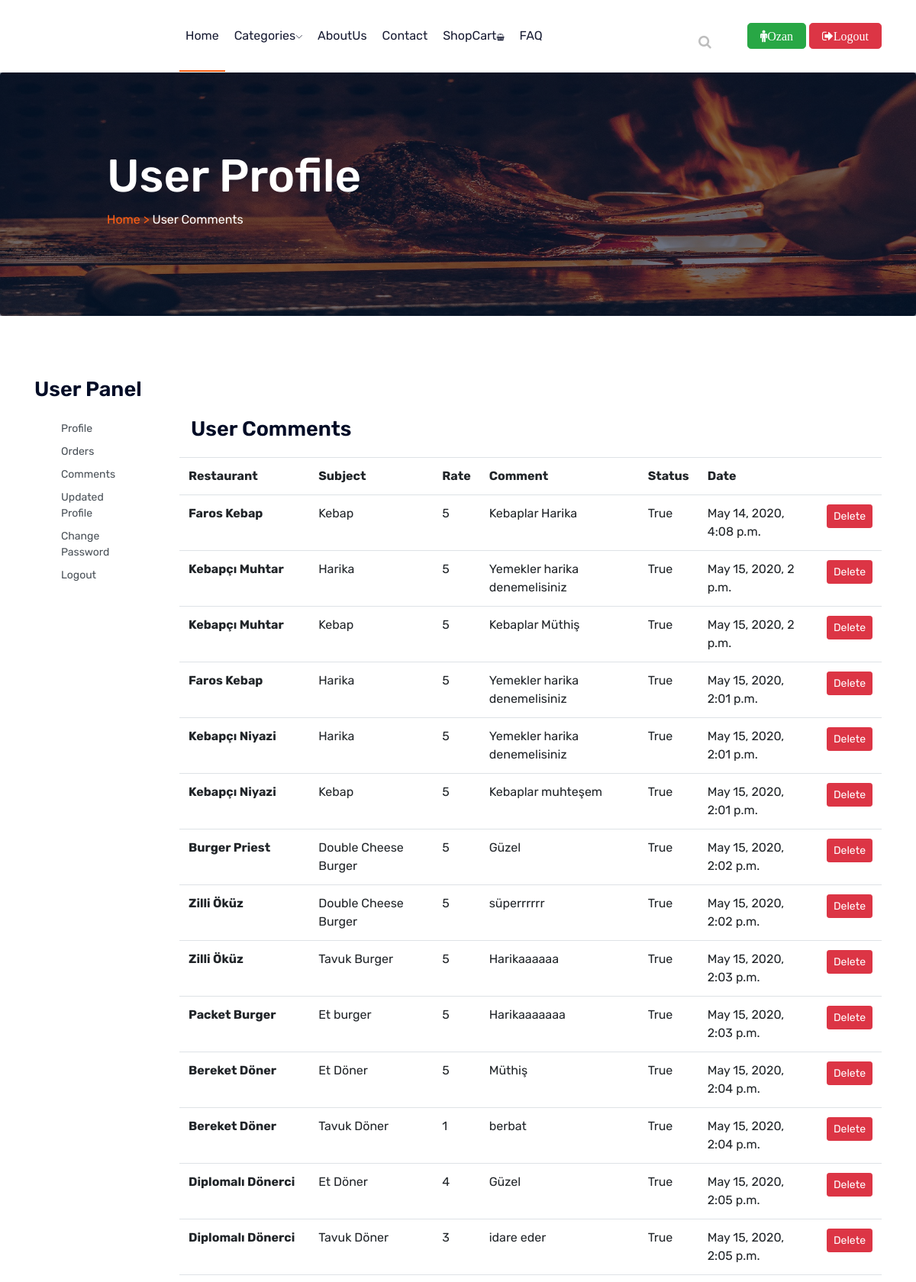
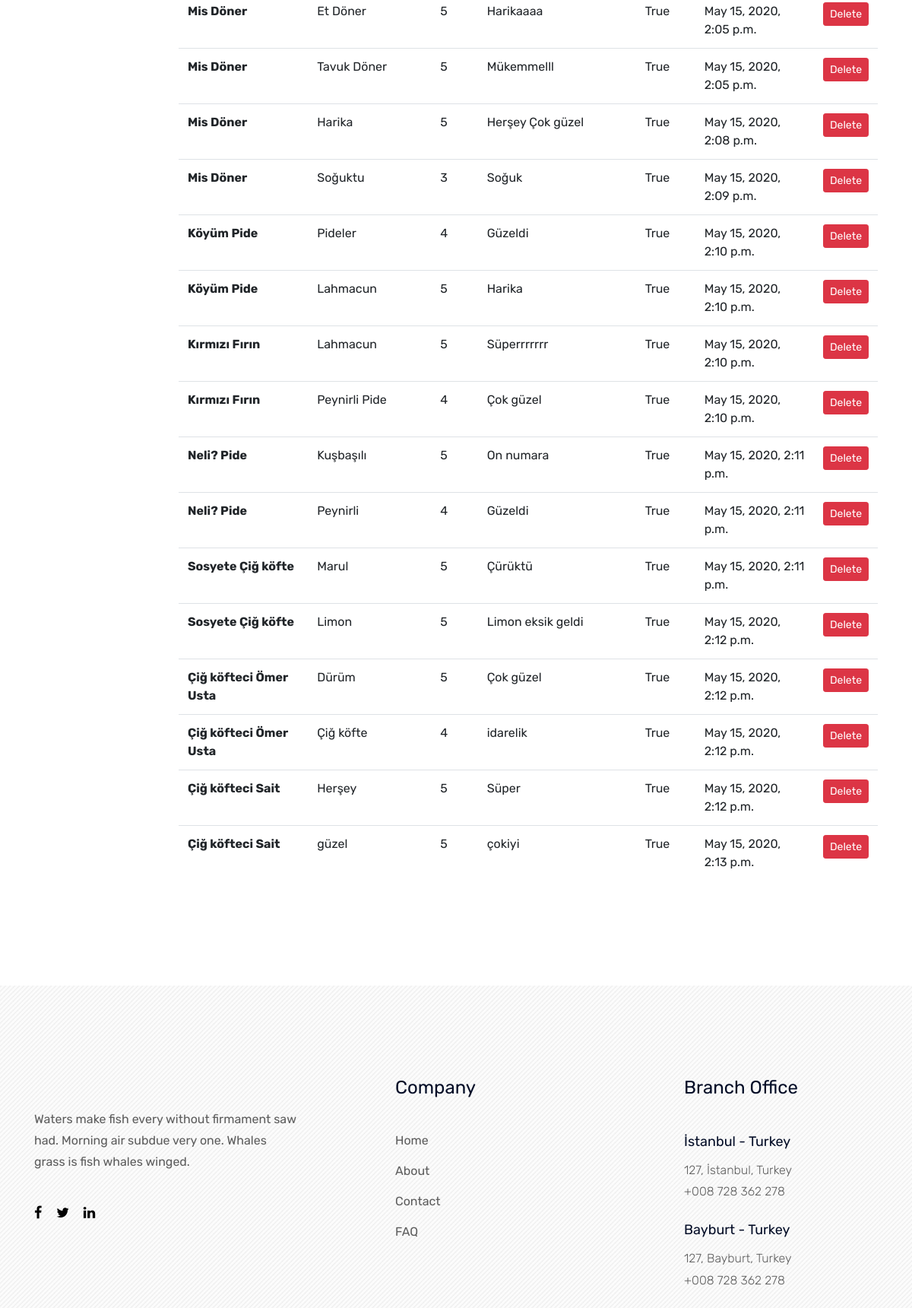
/user/comments/ (signed in, upper part), run on the app's committed database (2 pictures, top to bottom).
### restaurant/models.py (models this page shows, shortened)
class Comment(models.Model):
    STATUS = (
        ('New', 'Yeni'),
        ('True','Evet'),
        ('False','Hayır'),
    )
    restaurant = models.ForeignKey(Restaurant, on_delete=models.CASCADE)
    user=models.ForeignKey(User,on_delete=models.CASCADE)
    subject = models.CharField(max_length=50,blank=True)
    comment = models.TextField(max_length=200,blank=True)
    rate = models.IntegerField(blank=True)
    status= models.CharField(max_length=10,choices=STATUS,default='New')
    ip = models.CharField(blank=True,max_length=20)
    created_at = models.DateTimeField(auto_now_add=True)
    updated_at = models.DateTimeField(auto_now_add=True)

class Restaurant(models.Model):
    STATUS = (
        ('True','Evet'),
        ('False','Hayır'),
    )
    category = models.ForeignKey(Category, on_delete=models.CASCADE)
    title = models.CharField(max_length=100)
    description = models.CharField(max_length=255)
    keywords = models.CharField(max_length=255)
    image = models.ImageField(blank=True, upload_to='images/')
    status = models.CharField(max_length=10, choices=STATUS)
    detail =RichTextUploadingField()
    created_at = models.DateTimeField(auto_now_add=True)
    updated_at = models.DateTimeField(auto_now_add=True)
    def __str__(self):
        return self.title
    def image_tag(self):
        return mark_safe('<img src="{}" height="50"/>'.format(self.image.url))
    image_tag.short_description = 'Image'

### user/views.py (the view)
# urls.py: path('comments/', views.comments, name='comments'),
@login_required(login_url='/login') #check login
def comments(request):
    category = Category.objects.all()
    current_user = request.user  # access user info
    comment = Comment.objects.filter(user_id=current_user.id)
    context = {
        'category': category,
        'comment': comment,
    }
    return render(request, 'user_comments.html', context)

### user/templates/user_comments.html (shortened to what this page needs)
{% extends "homebase.html" %}
{% block content %}
    <section class="breadcrumb breadcrumb_bg banner-bg-1 overlay2 ptb200">
        <div class="container">
            <div class="row">
                <div class="col-lg-7 offset-lg-1">
                    <div class="breadcrumb_iner">
                        <div class="breadcrumb_iner_item">
                            <h2>User Profile</h2>
                            <p> <a href="/">Home ></a> User Comments</p>
                        </div>
                    </div>
                </div>
            </div>
        </div>
    </section>
    <section class="contact-section">
        <div class="container">
            <div class="d-none d-sm-block mb-5 pb-4">
                <div class="row">
                    <div class="col-12">
                        <h2 class="contact-title">User Panel</h2>
                    </div>
                    <div class="col-lg-2">
                        {% include "user_panel.html" %}
                    </div>
                    <div class="col-lg-10">
                        <div class="col-12">
                            <h2 class="contact-title">User Comments</h2>
                        </div>
                        <table class="table">
                            <tr>
                                <th>Restaurant</th>
                                <th>Subject</th>
                                <th>Rate</th>
                                <th>Comment</th>
                                <th>Status</th>
                                <th>Date</th>
                                <th></th>
                            </tr>
                            {% for rs in comment %}
                                <tr>
                                    <td><strong>{{ rs.restaurant }}</strong></td>
                                    <td>{{ rs.subject }}</td>
                                    <td>{{ rs.rate }}</td>
                                    <td>{{ rs.comment }}</td>
                                    <td>{{ rs.status }}</td>
                                    <td>{{ rs.created_at }}</td>
                                    <td><a href="/user/deletecomment/{{ rs.id }}" class="btn btn-sm btn-danger" onclick="return confirm('Are you sure!!')">Delete</a> </td>
                                </tr>
                            {% endfor %}
                        </table>
                    </div>
                </div>
            </div>
    </section>
{% endblock %}

### home/templates/header.html (shortened to what this page needs)
{% load static %}
<link rel="stylesheet" href="https://ajax.googleapis.com/ajax/libs/jqueryui/1.11.4/themes/smoothness/jquery-ui.css">
<header>
    <div class="header-area ">
        <div id="sticky-header" class="main-header-area white-bg">
            <div class="container">
                <div class="row align-items-center">
                    <div class="col-xl-2 col-lg-2">
                        <div class="logo-img">
                        </div>
                    </div>
                    <div class="col-xl-7 col-lg-7">
                        <div class="main-menu d-none d-lg-block">
                            <nav>
                                <ul id="navigation">
                                    <li><a class="active" href="/">Home</a></li>
                                    <li><a href="#">Categories<i class="ti-angle-down"></i></a>
                                        {% load mptt_tags %}
                                    </li>
                                    <li><a href="/aboutus">AboutUs</a></li>
                                    <li><a href="/contact">Contact</a></li>
                                    <li><a href="/shopcart/">ShopCart<i class="fa fa-sm fa-shopping-basket"></i>
                                        </a></li>
                                    <li><a href="/faq">FAQ</a></li>
                                </ul>
                            </nav>
                        </div>
                    </div>
                    <div class="col-xl-3 col-lg-3">
                        <div class="quote-area">
                            <div class="search-bar">
                                <a id="search_1" href="javascript:void(0)"><i class="fa fa-search"></i></a>
                            </div>
                            {% if user.id is not None %}
                                <div class="get-quote d-none d-lg-block">
                                    <a  class="btn fa fa-male btn-success btn-lg" href="/user_profile">{{user.first_name}}</a>
                                    <a  class="btn btn-danger fa fa-sign-out btn-lg" href="/logout/">Logout</a>
                                </div>
                            {% else %}
                                <div class="get-quote d-none d-lg-block">
                                    <a class="btn btn-success"  href="/login/">Login</a>
                                    <a class="btn btn-primary"  href="/join/">JoinUs</a>
                                </div>
                            {% endif %}
                        </div>
                    </div>
                    <div class="col-12">
                    </div>
                </div>
            </div>
        </div>
    </div>
</header>

### user/templates/user_comments.html (style rules this page uses)
.banner-bg-1 { background-image: url("../../uploads/images/banner.jpg"); }

### data on the page
Comment: restaurant "Faros Kebap", subject "Kebap", rate "5", comment "Kebaplar Harika", status "True", created_at "May 14, 2020, 4:08 p.m."
Comment: restaurant "Kebapçı Muhtar", subject "Harika", rate "5", comment "Yemekler harika denemelisiniz", status "True", created_at "May 15, 2020, 2 p.m."
Comment: restaurant "Kebapçı Muhtar", subject "Kebap", rate "5", comment "Kebaplar Müthiş", status "True", created_at "May 15, 2020, 2 p.m."
Comment: restaurant "Faros Kebap", subject "Harika", rate "5", comment "Yemekler harika denemelisiniz", status "True", created_at "May 15, 2020, 2:01 p.m."
Comment: restaurant "Kebapçı Niyazi", subject "Harika", rate "5", comment "Yemekler harika denemelisiniz", status "True", created_at "May 15, 2020, 2:01 p.m."
Comment: restaurant "Kebapçı Niyazi", subject "Kebap", rate "5", comment "Kebaplar muhteşem", status "True", created_at "May 15, 2020, 2:01 p.m."
Comment: restaurant "Burger Priest", subject "Double Cheese Burger", rate "5", comment "Güzel", status "True", created_at "May 15, 2020, 2:02 p.m."
Comment: restaurant "Zilli Öküz", subject "Double Cheese Burger", rate "5", comment "süperrrrrr", status "True", created_at "May 15, 2020, 2:02 p.m."
Comment: restaurant "Zilli Öküz", subject "Tavuk Burger", rate "5", comment "Harikaaaaaa", status "True", created_at "May 15, 2020, 2:03 p.m."
Comment: restaurant "Packet Burger", subject "Et burger", rate "5", comment "Harikaaaaaaa", status "True", created_at "May 15, 2020, 2:03 p.m."
Comment: restaurant "Bereket Döner", subject "Et Döner", rate "5", comment "Müthiş", status "True", created_at "May 15, 2020, 2:04 p.m."
Comment: restaurant "Bereket Döner", subject "Tavuk Döner", rate "1", comment "berbat", status "True", created_at "May 15, 2020, 2:04 p.m."
Comment: restaurant "Diplomalı Dönerci", subject "Et Döner", rate "4", comment "Güzel", status "True", created_at "May 15, 2020, 2:05 p.m."
Comment: restaurant "Diplomalı Dönerci", subject "Tavuk Döner", rate "3", comment "idare eder", status "True", created_at "May 15, 2020, 2:05 p.m."
Comment: restaurant "Mis Döner", subject "Et Döner", rate "5", comment "Harikaaaa", status "True", created_at "May 15, 2020, 2:05 p.m."
Comment: restaurant "Mis Döner", subject "Tavuk Döner", rate "5", comment "Mükemmelll", status "True", created_at "May 15, 2020, 2:05 p.m."
Comment: restaurant "Mis Döner", subject "Harika", rate "5", comment "Herşey Çok güzel", status "True", created_at "May 15, 2020, 2:08 p.m."
Comment: restaurant "Mis Döner", subject "Soğuktu", rate "3", comment "Soğuk", status "True", created_at "May 15, 2020, 2:09 p.m."
Comment: restaurant "Köyüm Pide", subject "Pideler", rate "4", comment "Güzeldi", status "True", created_at "May 15, 2020, 2:10 p.m."
Comment: restaurant "Köyüm Pide", subject "Lahmacun", rate "5", comment "Harika", status "True", created_at "May 15, 2020, 2:10 p.m."
Comment: restaurant "Kırmızı Fırın", subject "Lahmacun", rate "5", comment "Süperrrrrrr", status "True", created_at "May 15, 2020, 2:10 p.m."
Comment: restaurant "Kırmızı Fırın", subject "Peynirli Pide", rate "4", comment "Çok güzel", status "True", created_at "May 15, 2020, 2:10 p.m."
Comment: restaurant "Neli? Pide", subject "Kuşbaşılı", rate "5", comment "On numara", status "True", created_at "May 15, 2020, 2:11 p.m."
Comment: restaurant "Neli? Pide", subject "Peynirli", rate "4", comment "Güzeldi", status "True", created_at "May 15, 2020, 2:11 p.m."
Comment: restaurant "Sosyete Çiğ köfte", subject "Marul", rate "5", comment "Çürüktü", status "True", created_at "May 15, 2020, 2:11 p.m."
Comment: restaurant "Sosyete Çiğ köfte", subject "Limon", rate "5", comment "Limon eksik geldi", status "True", created_at "May 15, 2020, 2:12 p.m."
Comment: restaurant "Çiğ köfteci Ömer Usta", subject "Dürüm", rate "5", comment "Çok güzel", status "True", created_at "May 15, 2020, 2:12 p.m."
Comment: restaurant "Çiğ köfteci Ömer Usta", subject "Çiğ köfte", rate "4", comment "idarelik", status "True", created_at "May 15, 2020, 2:12 p.m."
Comment: restaurant "Çiğ köfteci Sait", subject "Herşey", rate "5", comment "Süper", status "True", created_at "May 15, 2020, 2:12 p.m."
Comment: restaurant "Çiğ köfteci Sait", subject "güzel", rate "5", comment "çokiyi", status "True", created_at "May 15, 2020, 2:13 p.m."

### other printed values
{{ user.first_name }} "Ozan"
